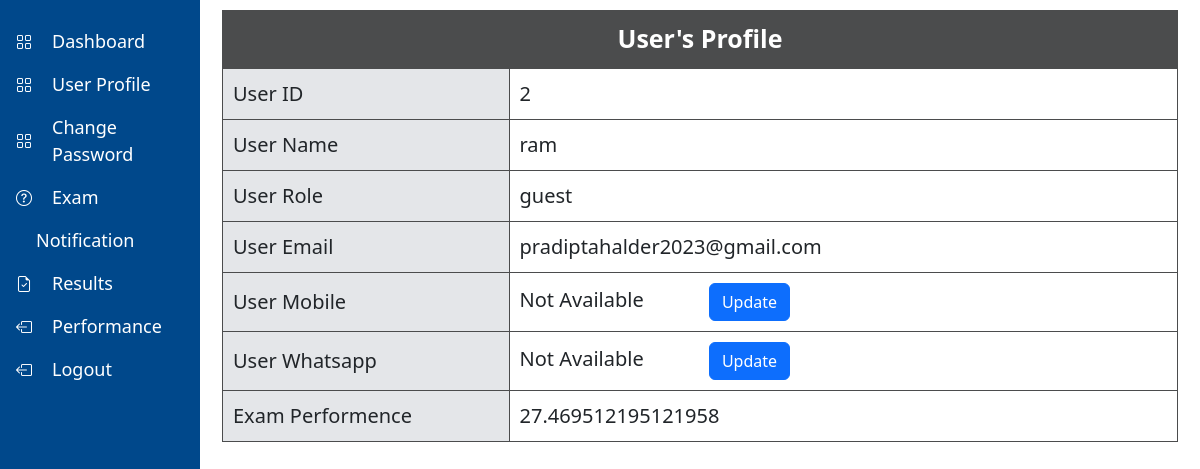
Screenshot of /user_profile (signed in) with the database file from the repository.
### models.py (models this page shows)
class User(UserMixin, db.Model):
    id = db.Column(db.Integer, primary_key=True)
    username = db.Column(db.String(150), unique=True, nullable=False)
    password = db.Column(db.String(150), nullable=False)
    role = db.Column(db.String(20), nullable=False, default='guest')
    email = db.Column(db.String(150), nullable=False)
    createdon = db.Column(db.DateTime, default=datetime.now())
    updatedon = db.Column(db.DateTime, default=datetime.now())
    mobileno = db.Column(db.String(20), nullable=True)
    whatsappno = db.Column(db.String(20), nullable=True)

### app.py (the view)
@app.route('/user_profile', methods=['GET', 'POST'])
@login_required
def user_profile():
    userdata = User.query.filter_by(id=current_user.id).first()
    result = Result.query.filter_by(user_id=current_user.id).all()
    if result:
        sum = 0.0
        i = 0
        for r in result:
            i = i + 1
            sum = sum + float(r.percentage)
        avgp = sum / i
    else:
        avgp = 0.00
    return render_template('user_profile.html',userdata=userdata,avgp=avgp)

### app.py (called while the page is built)
@login_manager.user_loader
def load_user(user_id):
    return User.query.get(int(user_id))

### templates/user_profile.html (shortened to what this page needs)
{% extends 'panel_user.html' %}
{% block othercss %}
<link rel="stylesheet" href="/static/user_profile.css">
{% endblock othercss %}
{% block maincontent %}
{% if current_user.is_authenticated %}
<div class="container">
    <div class="profile-box">
        <div class="profile-header">User's Profile</div>
        <div class="profile-details">
            <table>
                <tr>
                    <td class="colname">User ID</td>
                    <td class="coldesc">{{userdata.id}}</td>
                </tr>
                <tr>
                    <td class="colname">User Name</td>
                    <td class="coldesc">{{userdata.username}}</td>
                </tr>
                <tr>
                    <td class="colname">User Role</td>
                    <td class="coldesc">{{userdata.role}}</td>
                </tr>
                <tr>
                    <td class="colname">User Email</td>
                    <td class="coldesc">{{userdata.email}}</td>
                </tr>
                <tr>
                    <td class="colname">User Mobile</td>
                    <td class="coldesc">
                        {% if userdata.mobileno is none %}
                        Not Available <a href="/updatePhone/mobile/new" class="btn btn-primary mobile" role="button">Update</a>
                        {% else %}
                        {{userdata.mobileno}} <a href="/updatePhone/mobile/change" class="btn btn-primary mobile" role="button">Change</a>
                        {% endif %}</td>
                </tr>
                <tr>
                    <td class="colname">User Whatsapp</td>
                    <td class="coldesc">
                        {% if userdata.whatsappno is none %}
                        Not Available <a href="/updatePhone/whatsapp/new" class="btn btn-primary whatsapp" role="button">Update</a>
                        {% else %}
                        {{userdata.whatsappno}} <a href="/updatePhone/whatsapp/change" class="btn btn-primary whatsapp" role="button">Change</a>
                        {% endif %}</td>
                </tr>
                <tr>
                    <td class="colname">Exam Performence</td>
                    <td class="coldesc">{{avgp}}</td>
                </tr>
            </table>
        </div>
    </div>
</div>
{% endif %}
{% endblock maincontent %}

### static/panel_user.css (style rules this page uses)
* { margin: 0; padding: 0; box-sizing: border-box; }

### static/user_profile.css (style rules this page uses)
.profile-box { width: 100%; }
.profile-header { text-align: center; font-size: 25px; font-weight: 600; background-color: rgb(75, 76, 77); color: white; padding: 10px; }
table { width: 100%; }
.colname { width: 30%; padding: 10px; font-size: 20px; background-color: rgb(228, 230, 233); border: 1px solid rgb(75, 76, 77); }
.coldesc { width: 70%; padding: 10px; font-size: 20px; background-color: #fff; border: 1px solid rgb(75, 76, 77); }
.mobile,.whatsapp { margin-left: 60px; }

### rows the page displays
User: id "2", username "ram", role "guest", email "pradiptahalder2023@gmail.com"

### other values shown
{{ avgp }} "27.469512195121958"
